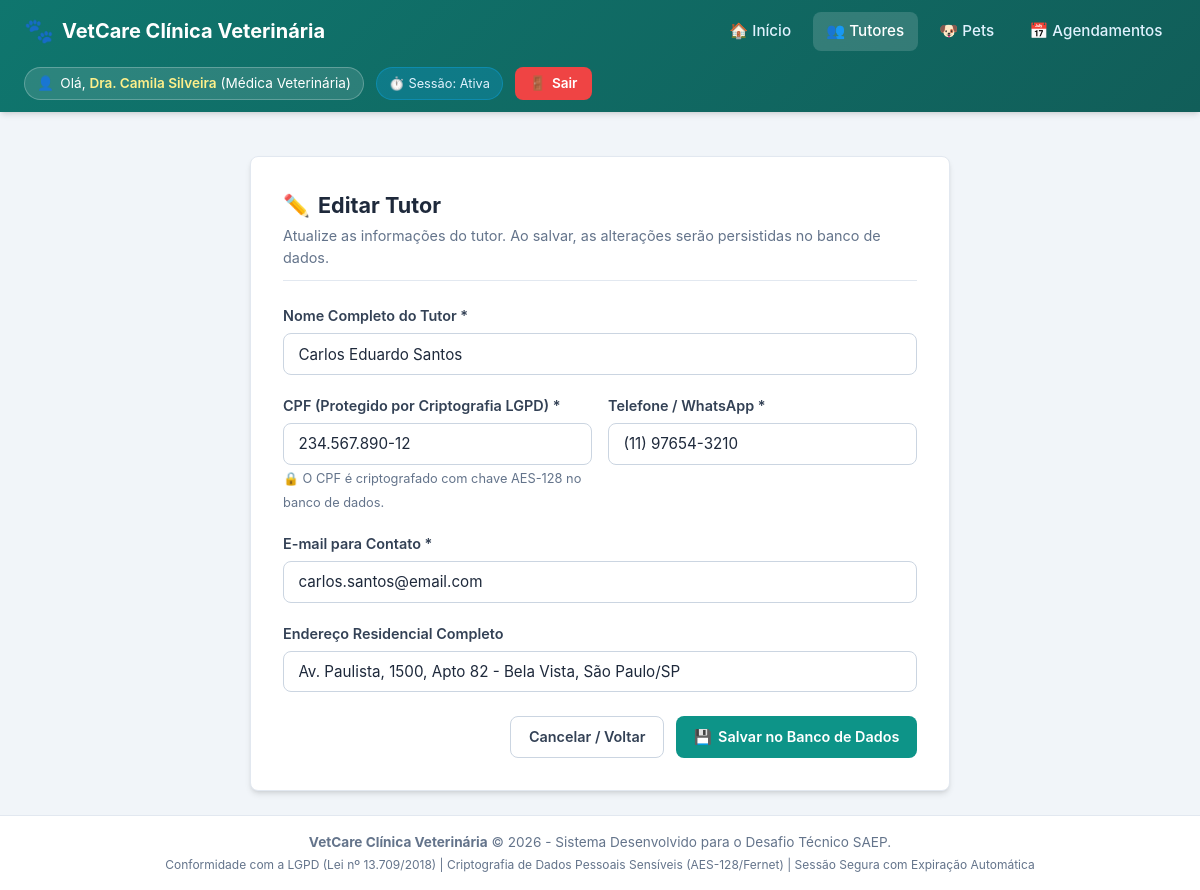
Screenshot of /tutores/2/editar (signed in) with the database file from the repository.
### tables this page shows
CREATE TABLE tutor (
        id INTEGER PRIMARY KEY AUTOINCREMENT,
        nome TEXT NOT NULL,
        cpf TEXT NOT NULL,
        telefone TEXT NOT NULL,
        email TEXT NOT NULL,
        endereco TEXT NOT NULL,
        criado_em TIMESTAMP DEFAULT CURRENT_TIMESTAMP
    );

### app.py (the view, shortened to what this page needs)
@app.route("/tutores/<int:id>/editar", methods=["GET", "POST"])
def tutor_editar(id):
    tutor = query_db("SELECT * FROM tutor WHERE id = ?", [id], one=True)
    if not tutor:
        flash("Tutor não encontrado.", "danger")
        return redirect(url_for("tutores"))
    tutor_dict = dict(tutor)
    tutor_dict["cpf"] = decrypt_cpf(tutor["cpf"])
    return render_template("tutor_form.html", acao="Editar", tutor=tutor_dict)

### app.py (called while the page is built)
@app.before_request
def check_session_timeout():
    public_endpoints = ["login", "static"]
    if request.endpoint and any(request.endpoint.startswith(p) for p in public_endpoints):
        return
    if "user_id" not in session:
        return redirect(url_for("login"))
    now = time.time()
    last_activity = session.get("last_activity")
    if last_activity and (now - last_activity > 1800):  # 30 minutos
        session.clear()
        flash("Sua sessão expirou por tempo de inatividade. Faça login novamente.", "warning")
        return redirect(url_for("login"))
    session["last_activity"] = now
    g.user_name = session.get("user_name")
    g.user_email = session.get("user_email")
    g.user_role = session.get("user_role")

### crypto_utils.py (called while the page is built)
def decrypt_cpf(encrypted_token: str) -> str:
    if not encrypted_token:
        return ""
    try:
        decrypted_bytes = cipher.decrypt(encrypted_token.strip().encode("utf-8"))
        return decrypted_bytes.decode("utf-8")
    except Exception:
        return encrypted_token

### database.py (called while the page is built)
def get_connection():
    conn = sqlite3.connect(DB_PATH)
    conn.row_factory = sqlite3.Row
    conn.execute("PRAGMA foreign_keys = ON")
    return conn

def query_db(query, args=(), one=False):
    conn = get_connection()
    try:
        cur = conn.cursor()
        cur.execute(query, args)
        rv = cur.fetchall()
        cur.close()
        return (dict(rv[0]) if rv else None) if one else [dict(r) for r in rv]
    finally:
        conn.close()

### templates/tutor_form.html (shortened to what this page needs)
{% extends "base.html" %}
{% block content %}
<div class="form-card">
    <div style="margin-bottom: 1.5rem; border-bottom: 1px solid var(--gray-200); padding-bottom: 0.75rem;">
        <h1 class="page-title" style="font-size: 1.35rem;">
            <span>{% if acao == 'Editar' %}✏️{% else %}➕{% endif %}</span> {{ acao }} Tutor
        </h1>
        <p class="page-subtitle">
            {% if acao == 'Editar' %}
                Atualize as informações do tutor. Ao salvar, as alterações serão persistidas no banco de dados.
            {% else %}
                Cadastre um novo tutor. O CPF será criptografado automaticamente antes da gravação no banco de dados.
            {% endif %}
        </p>
    </div>
    <form method="POST">
        <div class="form-group">
            <label for="nome" class="form-label">Nome Completo do Tutor *</label>
            <input type="text" id="nome" name="nome" class="form-control"
                   value="{{ tutor.nome if tutor else '' }}" required placeholder="Ex: Mariana Fernandes Costa">
        </div>
        <div class="form-row">
            <div class="form-group">
                <label for="cpf" class="form-label">CPF (Protegido por Criptografia LGPD) *</label>
                <input type="text" id="cpf" name="cpf" class="form-control mask-cpf"
                       value="{{ tutor.cpf if tutor else '' }}" required placeholder="000.000.000-00" maxlength="14">
                <span class="form-help">🔒 O CPF é criptografado com chave AES-128 no banco de dados.</span>
            </div>
            <div class="form-group">
                <label for="telefone" class="form-label">Telefone / WhatsApp *</label>
                <input type="text" id="telefone" name="telefone" class="form-control"
                       value="{{ tutor.telefone if tutor else '' }}" required placeholder="(11) 98765-4321">
            </div>
        </div>
        <div class="form-group">
            <label for="email" class="form-label">E-mail para Contato *</label>
            <input type="email" id="email" name="email" class="form-control"
                   value="{{ tutor.email if tutor else '' }}" required placeholder="mariana.costa@email.com">
        </div>
        <div class="form-group">
            <label for="endereco" class="form-label">Endereço Residencial Completo</label>
            <input type="text" id="endereco" name="endereco" class="form-control"
                   value="{{ tutor.endereco if tutor else '' }}" placeholder="Rua, Número, Bairro, Cidade/UF">
        </div>
        <div style="display: flex; gap: 0.75rem; justify-content: flex-end; margin-top: 1.5rem;">
            <a href="{{ url_for('tutores') }}" class="btn btn-outline">Cancelar / Voltar</a>
            <button type="submit" class="btn btn-primary">
                <span>💾</span> Salvar no Banco de Dados
            </button>
        </div>
    </form>
</div>
{% endblock %}

### static/css/style.css (style rules this page uses)
:root { --primary: #0d9488; --primary-hover: #0f766e; --primary-light: #ccfbf1; --secondary: #0284c7; --secondary-hover: #0369a1; --dark: #1e293b; --light: #f8fafc; --white: #ffffff; --gray-100: #f1f5f9; --gray-200: #e2e8f0; --gray-300: #cbd5e1; --gray-500: #64748b; --gray-700: #334155; --danger: #ef4444; --danger-light: #fee2e2; --success: #10b981; --success-light: #d1fae5; --warning: #f59e0b; --warning-light: #fef3c7; --info: #0ea5e9; --info-light: #e0f2fe; --radius: 8px; --shadow: 0 4px 6px -1px rgba(0, 0, 0, 0.1), 0 2px 4px -2px rgba(0, 0, 0, 0.1); --shadow-lg: 0 10px 15px -3px rgba(0, 0, 0, 0.1), 0 4px 6px -4px rgba(0, 0, 0, 0.1); }
* { box-sizing: border-box; margin: 0; padding: 0; font-family: -apple-system, BlinkMacSystemFont, "Segoe UI", Roboto, "Helvetica Neue", Arial, sans-serif; }
body { background-color: #f1f5f9; color: var(--dark); line-height: 1.5; min-height: 100vh; display: flex; flex-direction: column; }
.btn { display: inline-flex; align-items: center; justify-content: center; gap: 0.4rem; padding: 0.55rem 1.1rem; font-size: 0.9rem; font-weight: 600; border-radius: var(--radius); text-decoration: none; border: none; cursor: pointer; transition: all 0.2s; }
.btn-primary { background-color: var(--primary); color: var(--white); }
.btn-outline { background-color: transparent; border: 1px solid var(--gray-300); color: var(--gray-700); }
.page-title { font-size: 1.5rem; font-weight: 700; color: var(--dark); display: flex; align-items: center; gap: 0.5rem; }
.page-subtitle { font-size: 0.9rem; color: var(--gray-500); margin-top: 0.2rem; }
.form-card { background: var(--white); border-radius: var(--radius); padding: 2rem; box-shadow: var(--shadow); border: 1px solid var(--gray-200); max-width: 700px; margin: 0 auto; }
.form-group { margin-bottom: 1.25rem; }
.form-label { display: block; margin-bottom: 0.4rem; font-weight: 600; font-size: 0.9rem; color: var(--gray-700); }
.form-control { width: 100%; padding: 0.65rem 0.9rem; border: 1px solid var(--gray-300); border-radius: var(--radius); font-size: 0.95rem; color: var(--dark); background-color: var(--white); }
.form-row { display: grid; grid-template-columns: repeat(auto-fit, minmax(200px, 1fr)); gap: 1rem; }
.form-help { font-size: 0.8rem; color: var(--gray-500); margin-top: 0.3rem; }

### rows the page displays
tutor: nome "Carlos Eduardo Santos", telefone "(11) 97654-3210", email "carlos.santos@email.com", endereco "Av. Paulista, 1500, Apto 82 - Bela Vista, São Paulo/SP"

### other values shown
{{ g.user_name }} "Dra. Camila Silveira"
{{ g.user_role }} "Médica Veterinária"
{{ acao }} "Editar"
